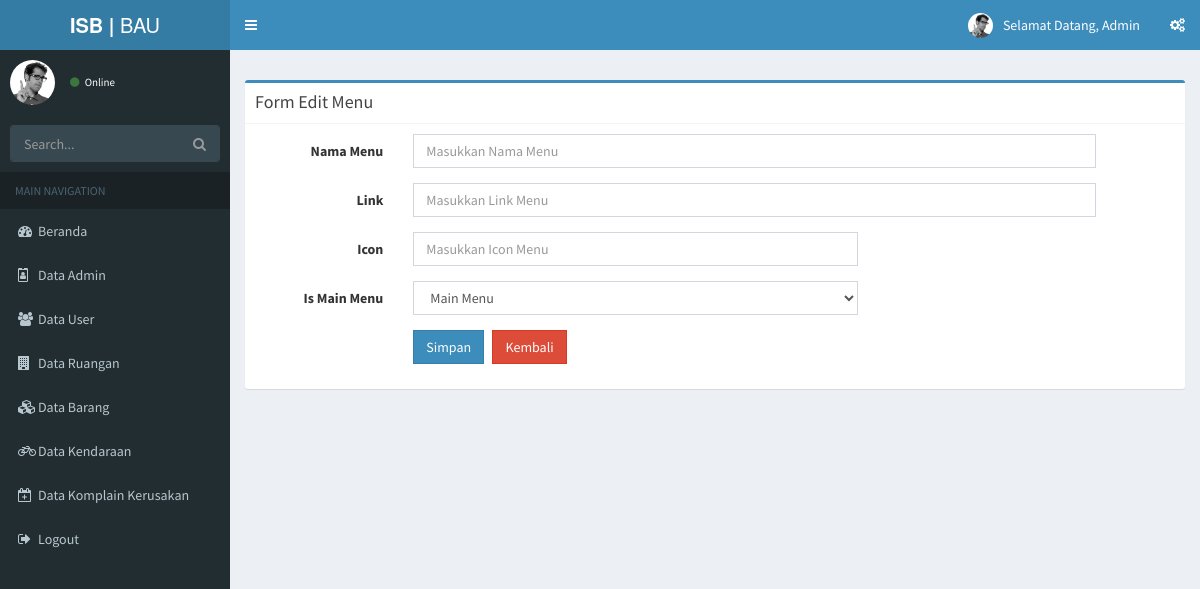
The page /index.php/menu/edit on the database its author committed.
### tables this page shows
CREATE TABLE `tabel_menu` (
  `id` int(11) NOT NULL,
  `nama_menu` varchar(50) NOT NULL,
  `link` varchar(50) NOT NULL,
  `icon` varchar(25) NOT NULL,
  `is_main_menu` int(11) NOT NULL
);

### application/libraries/Template.php (called while the page is built)
<?php if ( ! defined('BASEPATH')) exit('No direct script access allowed');
class Template {
		var $template_data = array();
		function set($name, $value)
		{
			$this->template_data[$name] = $value;
		}
		function load($template = '', $view = '' , $view_data = array(), $return = FALSE)
		{
			$this->CI =& get_instance();
			$this->set('contents', $this->CI->load->view($view, $view_data, TRUE));
			return $this->CI->load->view($template, $this->template_data, $return);
		}
}

### application/controllers/Menu.php (called while the page is built, shortened)
<?php
	class Menu extends CI_Controller
	{
		function edit()
		{
			if (isset($_POST['submit'])) {
				$this->model_menu->update();
				redirect('menu');
			} else {
				$id_menu 	  = $this->uri->segment(3);
				$data['menu'] = $this->db->get_where('tabel_menu', array('id' => $id_menu))->row_array();
				$this->template->load('template', 'menu/edit', $data);
			}
		}
	}
?>

### index.php (called while the page is built, shortened)
<?php
require_once BASEPATH.'core/CodeIgniter.php';

### application/views/menu/edit.php (the view, shortened to what this page needs)
<section class="content">
    <div class="row">
        <div class="col-xs-12">
          <div class="box box-primary">
            <div class="box-header with-border">
                <h3 class="box-title">Form Edit Menu</h3>
            </div>
            <?php
                echo form_open('menu/edit', 'role="form" class="form-horizontal"');
            ?>
                <div class="box-body">
                  <div class="form-group">
                      <label class="col-sm-2 control-label">Nama Menu</label>
                      <div class="col-sm-9">
                        <input type="text" value="<?php echo $menu['nama_menu']; ?>" name="nama_menu" class="form-control" placeholder="Masukkan Nama Menu">
                      </div>
                  </div>
                  <div class="form-group">
                      <label class="col-sm-2 control-label">Link</label>
                      <div class="col-sm-9">
                        <input type="text" value="<?php echo $menu['link']; ?>" name="link" class="form-control" placeholder="Masukkan Link Menu">
                      </div>
                  </div>
                  <div class="form-group">
                      <label class="col-sm-2 control-label">Icon</label>
                      <div class="col-sm-6">
                        <input type="text" value="<?php echo $menu['icon']; ?>" name="icon" class="form-control" placeholder="Masukkan Icon Menu">
                      </div>
                  </div>
                  <div class="form-group">
                      <label class="col-sm-2 control-label">Is Main Menu</label>
                      <div class="col-sm-6">
                        <select name="is_main_menu" class="form-control">
                              <option value="0">Main Menu</option>
                        </select>
                      </div>
                  </div>
                  <div class="form-group">
                      <label class="col-sm-2 control-label"></label>
                      <div class="col-sm-1">
                        <button type="submit" name="submit" class="btn btn-primary btn-flat">Simpan</button>
                      </div>
                      <div class="col-sm-1">
                        <?php
                          echo anchor('menu', 'Kembali', array('class'=>'btn btn-danger btn-flat'));
                        ?>
                      </div>
                  </div>
                </div>
            </form>
          </div>
        </div>
    </div>
</section>

### application/views/template.php (shortened to what this page needs)
<!DOCTYPE html>
<html>
<head>
  <link rel="stylesheet" href="<?php echo base_url(); ?>assets/bower_components/bootstrap/dist/css/bootstrap.min.css">
  <link rel="stylesheet" href="<?php echo base_url(); ?>assets/bower_components/font-awesome/css/font-awesome.min.css">
  <link rel="stylesheet" href="<?php echo base_url(); ?>assets/bower_components/Ionicons/css/ionicons.min.css">
  <link rel="stylesheet" href="<?php echo base_url(); ?>assets/bower_components/jvectormap/jquery-jvectormap.css">
  <link rel="stylesheet" href="<?php echo base_url(); ?>assets/dist/css/AdminLTE.min.css">
  <link rel="stylesheet" href="<?php echo base_url(); ?>assets/dist/css/skins/_all-skins.min.css">
</head>
<body class="hold-transition skin-blue sidebar-mini">
<div class="wrapper">
  <header class="main-header">
    <a href="#" class="logo">
      <span class="logo-lg"><b>ISB | </b>BAU</span>
    </a>
    <nav class="navbar navbar-static-top">
      <a href="#" class="sidebar-toggle" data-toggle="push-menu" role="button">
      </a>
      <div class="navbar-custom-menu">
        <ul class="nav navbar-nav">
          <li class="dropdown user user-menu">
            <a href="#" class="dropdown-toggle" data-toggle="dropdown">
              <img src="<?php echo base_url(); ?>assets/dist/img/user2-160x160.jpg" class="user-image" alt="User Image">
              <span class="hidden-xs">Selamat Datang, Admin</span>
            </a>
          </li>
          <li>
            <a href="#" data-toggle="control-sidebar"><i class="fa fa-gears"></i></a>
          </li>
        </ul>
      </div>
    </nav>
  </header>
  <aside class="main-sidebar">
    <section class="sidebar">
      <div class="user-panel">
        <div class="pull-left image">
          <img src="<?php echo base_url(); ?>assets/dist/img/user2-160x160.jpg" class="img-circle" alt="User Image">
        </div>
        <div class="pull-left info">
          <a href="#"><i class="fa fa-circle text-success"></i> Online</a>
        </div>
      </div>
      <form action="#" method="get" class="sidebar-form">
        <div class="input-group">
          <input type="text" name="q" class="form-control" placeholder="Search...">
          <span class="input-group-btn">
                <button type="submit" name="search" id="search-btn" class="btn btn-flat">
                  <i class="fa fa-search"></i>
                </button>
              </span>
        </div>
      </form>
      <ul class="sidebar-menu" data-widget="tree">
        <li class="header">MAIN NAVIGATION</li>
        <?php
        $sql_menu = "SELECT * FROM `tabel_menu`";
        $main_menu  = $this->db->query($sql_menu)->result();
        foreach ($main_menu as $main) {
            $submenu  = $this->db->get_where('tabel_menu', array('is_main_menu' => $main->id));
            if ($submenu->num_rows()>0) {
              echo "<li class='treeview'>".anchor($main->link,"<i class='".$main->icon."'></i>".
                   "<span>".$main->nama_menu."</span>".
                   '<span class="pull-right-container">
                      <i class="fa fa-angle-left pull-right"></i>
                   </span>');
              echo "<ul class='treeview-menu'>";
              foreach ($submenu->result() as $sub) {
                echo "<li>" .anchor($sub->link,"<i class='".$sub->icon."'></i>"."<span>".$sub->nama_menu."</span>"). "</li>";
              }
              echo "</ul></li>";
            } else {
              echo "<li>" .anchor($main->link,"<i class='".$main->icon."'></i>"."<span>".$main->nama_menu."</span>"). "</li>";
            }
        }
        ?>
      </ul>
    </section>
  </aside>
  <div class="content-wrapper">
    <section class="content-header">
    </section>
    <?php echo $contents; ?>
  </div>
</div>
</body>
</html>

### rows shown on the page
tabel_menu: link+icon+nama_menu "Beranda"
tabel_menu: link+icon+nama_menu "Data Admin"
tabel_menu: link+icon+nama_menu "Data User"
tabel_menu: link+icon+nama_menu "Data Ruangan"
tabel_menu: link+icon+nama_menu "Data Barang"
tabel_menu: link+icon+nama_menu "Data Kendaraan"
tabel_menu: link+icon+nama_menu "Data Komplain Kerusakan"
tabel_menu: link+icon+nama_menu "Logout"

### other values the page prints
anchor('menu', 'Kembali', array('class'=>'btn btn-danger btn-flat')) "Kembali"
